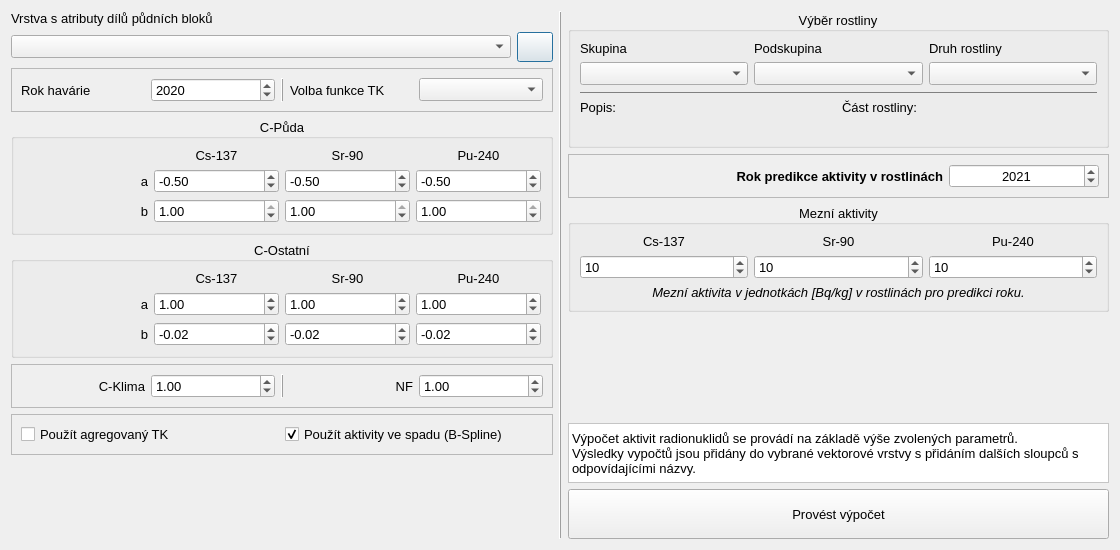
<?xml version="1.0" encoding="UTF-8"?>
<ui version="4.0">
 <class>softwareDialogBase</class>
 <widget class="QDialog" name="softwareDialogBase">
  <property name="geometry">
   <rect>
    <x>0</x>
    <y>0</y>
    <width>1120</width>
    <height>550</height>
   </rect>
  </property>
  <property name="sizePolicy">
   <sizepolicy hsizetype="MinimumExpanding" vsizetype="MinimumExpanding">
    <horstretch>0</horstretch>
    <verstretch>0</verstretch>
   </sizepolicy>
  </property>
  <property name="minimumSize">
   <size>
    <width>1120</width>
    <height>550</height>
   </size>
  </property>
  <property name="maximumSize">
   <size>
    <width>10000</width>
    <height>10000</height>
   </size>
  </property>
  <property name="font">
   <font>
    <pointsize>10</pointsize>
   </font>
  </property>
  <property name="windowTitle">
   <string>RadBio-JE - Predikce obsahu radionuklidů v rostlinách v okolí JE</string>
  </property>
  <layout class="QHBoxLayout" name="horizontalLayout">
   <item>
    <layout class="QVBoxLayout" name="VL_Levy">
     <item>
      <widget class="QLabel" name="Lbl_Vrstva">
       <property name="text">
        <string>Vrstva s atributy dílů půdních bloků</string>
       </property>
      </widget>
     </item>
     <item>
      <layout class="QHBoxLayout" name="HL_Vrstvy">
       <item>
        <widget class="QComboBox" name="cb_layers"/>
       </item>
       <item>
        <widget class="QPushButton" name="refreshLayers">
         <property name="sizePolicy">
          <sizepolicy hsizetype="Fixed" vsizetype="Fixed">
           <horstretch>0</horstretch>
           <verstretch>0</verstretch>
          </sizepolicy>
         </property>
         <property name="minimumSize">
          <size>
           <width>36</width>
           <height>30</height>
          </size>
         </property>
         <property name="maximumSize">
          <size>
           <width>36</width>
           <height>30</height>
          </size>
         </property>
         <property name="text">
          <string/>
         </property>
        </widget>
       </item>
      </layout>
     </item>
     <item>
      <widget class="QFrame" name="Frame1">
       <property name="frameShape">
        <enum>QFrame::StyledPanel</enum>
       </property>
       <property name="frameShadow">
        <enum>QFrame::Raised</enum>
       </property>
       <layout class="QHBoxLayout" name="horizontalLayout_3">
        <item>
         <widget class="QLabel" name="Lbl_Rok_havarie">
          <property name="text">
           <string>Rok havárie</string>
          </property>
         </widget>
        </item>
        <item>
         <widget class="QSpinBox" name="sb_rok_havarie">
          <property name="maximum">
           <number>5000</number>
          </property>
          <property name="value">
           <number>2020</number>
          </property>
         </widget>
        </item>
        <item>
         <widget class="Line" name="Vline1">
          <property name="frameShadow">
           <enum>QFrame::Raised</enum>
          </property>
          <property name="orientation">
           <enum>Qt::Vertical</enum>
          </property>
         </widget>
        </item>
        <item>
         <widget class="QLabel" name="Lbl_fce_tk">
          <property name="text">
           <string>Volba funkce TK</string>
          </property>
         </widget>
        </item>
        <item>
         <widget class="QComboBox" name="cb_funkce_tk"/>
        </item>
       </layout>
      </widget>
     </item>
     <item>
      <widget class="QGroupBox" name="GB_Cpuda">
       <property name="title">
        <string>C-Půda</string>
       </property>
       <property name="alignment">
        <set>Qt::AlignCenter</set>
       </property>
       <layout class="QGridLayout" name="gridLayout">
        <item row="3" column="0">
         <widget class="QLabel" name="Lbl_CPuda_b">
          <property name="text">
           <string>b</string>
          </property>
          <property name="alignment">
           <set>Qt::AlignRight|Qt::AlignTrailing|Qt::AlignVCenter</set>
          </property>
         </widget>
        </item>
        <item row="1" column="0">
         <widget class="QLabel" name="Lbl_Cpuda_a">
          <property name="text">
           <string>a</string>
          </property>
          <property name="alignment">
           <set>Qt::AlignRight|Qt::AlignTrailing|Qt::AlignVCenter</set>
          </property>
         </widget>
        </item>
        <item row="0" column="1">
         <widget class="QLabel" name="Lbl_Cpuda_Cs">
          <property name="text">
           <string>Cs-137</string>
          </property>
          <property name="alignment">
           <set>Qt::AlignCenter</set>
          </property>
         </widget>
        </item>
        <item row="0" column="2">
         <widget class="QLabel" name="Lbl_Cpuda_Sr">
          <property name="text">
           <string>Sr-90</string>
          </property>
          <property name="alignment">
           <set>Qt::AlignCenter</set>
          </property>
         </widget>
        </item>
        <item row="0" column="3">
         <widget class="QLabel" name="label_8Lbl_Cpuda_Pu">
          <property name="text">
           <string>Pu-240</string>
          </property>
          <property name="alignment">
           <set>Qt::AlignCenter</set>
          </property>
         </widget>
        </item>
        <item row="1" column="1">
         <widget class="QDoubleSpinBox" name="cpuda_cs_a">
          <property name="minimum">
           <double>-1.000000000000000</double>
          </property>
          <property name="maximum">
           <double>1.000000000000000</double>
          </property>
          <property name="singleStep">
           <double>0.100000000000000</double>
          </property>
          <property name="value">
           <double>-0.500000000000000</double>
          </property>
         </widget>
        </item>
        <item row="1" column="2">
         <widget class="QDoubleSpinBox" name="cpuda_sr_a">
          <property name="minimum">
           <double>-1.000000000000000</double>
          </property>
          <property name="maximum">
           <double>1.000000000000000</double>
          </property>
          <property name="singleStep">
           <double>0.100000000000000</double>
          </property>
          <property name="value">
           <double>-0.500000000000000</double>
          </property>
         </widget>
        </item>
        <item row="1" column="3">
         <widget class="QDoubleSpinBox" name="cpuda_pu_a">
          <property name="minimum">
           <double>-1.000000000000000</double>
          </property>
          <property name="maximum">
           <double>1.000000000000000</double>
          </property>
          <property name="singleStep">
           <double>0.100000000000000</double>
          </property>
          <property name="value">
           <double>-0.500000000000000</double>
          </property>
         </widget>
        </item>
        <item row="3" column="1">
         <widget class="QDoubleSpinBox" name="cpuda_cs_b">
          <property name="minimum">
           <double>0.000000000000000</double>
          </property>
          <property name="maximum">
           <double>1.000000000000000</double>
          </property>
          <property name="singleStep">
           <double>0.100000000000000</double>
          </property>
          <property name="value">
           <double>1.000000000000000</double>
          </property>
         </widget>
        </item>
        <item row="3" column="2">
         <widget class="QDoubleSpinBox" name="cpuda_sr_b">
          <property name="maximum">
           <double>1.000000000000000</double>
          </property>
          <property name="singleStep">
           <double>0.100000000000000</double>
          </property>
          <property name="value">
           <double>1.000000000000000</double>
          </property>
         </widget>
        </item>
        <item row="3" column="3">
         <widget class="QDoubleSpinBox" name="cpuda_pu_b">
          <property name="maximum">
           <double>1.000000000000000</double>
          </property>
          <property name="singleStep">
           <double>0.100000000000000</double>
          </property>
          <property name="value">
           <double>1.000000000000000</double>
          </property>
         </widget>
        </item>
       </layout>
      </widget>
     </item>
     <item>
      <widget class="QGroupBox" name="GB_COstatni">
       <property name="title">
        <string>C-Ostatní</string>
       </property>
       <property name="alignment">
        <set>Qt::AlignCenter</set>
       </property>
       <layout class="QGridLayout" name="gridLayout_2">
        <item row="2" column="0">
         <widget class="QLabel" name="Lbl_Costatni_b">
          <property name="text">
           <string>b</string>
          </property>
          <property name="alignment">
           <set>Qt::AlignRight|Qt::AlignTrailing|Qt::AlignVCenter</set>
          </property>
         </widget>
        </item>
        <item row="1" column="0">
         <widget class="QLabel" name="Lbl_Costatni_a">
          <property name="text">
           <string>a</string>
          </property>
          <property name="alignment">
           <set>Qt::AlignRight|Qt::AlignTrailing|Qt::AlignVCenter</set>
          </property>
         </widget>
        </item>
        <item row="0" column="1">
         <widget class="QLabel" name="Lbl_Costatni_Cs">
          <property name="text">
           <string>Cs-137</string>
          </property>
          <property name="alignment">
           <set>Qt::AlignCenter</set>
          </property>
         </widget>
        </item>
        <item row="0" column="2">
         <widget class="QLabel" name="Lbl_Costatni_Sr">
          <property name="text">
           <string>Sr-90</string>
          </property>
          <property name="alignment">
           <set>Qt::AlignCenter</set>
          </property>
         </widget>
        </item>
        <item row="0" column="3">
         <widget class="QLabel" name="Lbl_Costatni_Pu">
          <property name="text">
           <string>Pu-240</string>
          </property>
          <property name="alignment">
           <set>Qt::AlignCenter</set>
          </property>
         </widget>
        </item>
        <item row="1" column="1">
         <widget class="QDoubleSpinBox" name="costatni_cs_a">
          <property name="maximum">
           <double>100.000000000000000</double>
          </property>
          <property name="singleStep">
           <double>0.100000000000000</double>
          </property>
          <property name="value">
           <double>1.000000000000000</double>
          </property>
         </widget>
        </item>
        <item row="1" column="2">
         <widget class="QDoubleSpinBox" name="costatni_sr_a">
          <property name="maximum">
           <double>100.000000000000000</double>
          </property>
          <property name="singleStep">
           <double>0.100000000000000</double>
          </property>
          <property name="value">
           <double>1.000000000000000</double>
          </property>
         </widget>
        </item>
        <item row="1" column="3">
         <widget class="QDoubleSpinBox" name="costatni_pu_a">
          <property name="maximum">
           <double>100.000000000000000</double>
          </property>
          <property name="singleStep">
           <double>0.100000000000000</double>
          </property>
          <property name="value">
           <double>1.000000000000000</double>
          </property>
         </widget>
        </item>
        <item row="2" column="1">
         <widget class="QDoubleSpinBox" name="costatni_cs_b">
          <property name="minimum">
           <double>-100.000000000000000</double>
          </property>
          <property name="maximum">
           <double>100.000000000000000</double>
          </property>
          <property name="singleStep">
           <double>0.100000000000000</double>
          </property>
          <property name="value">
           <double>-0.020000000000000</double>
          </property>
         </widget>
        </item>
        <item row="2" column="2">
         <widget class="QDoubleSpinBox" name="costatni_sr_b">
          <property name="minimum">
           <double>-100.000000000000000</double>
          </property>
          <property name="maximum">
           <double>100.000000000000000</double>
          </property>
          <property name="singleStep">
           <double>0.100000000000000</double>
          </property>
          <property name="value">
           <double>-0.020000000000000</double>
          </property>
         </widget>
        </item>
        <item row="2" column="3">
         <widget class="QDoubleSpinBox" name="costatni_pu_b">
          <property name="minimum">
           <double>-100.000000000000000</double>
          </property>
          <property name="maximum">
           <double>100.000000000000000</double>
          </property>
          <property name="singleStep">
           <double>0.100000000000000</double>
          </property>
          <property name="value">
           <double>-0.020000000000000</double>
          </property>
         </widget>
        </item>
       </layout>
      </widget>
     </item>
     <item>
      <widget class="QFrame" name="Frame4">
       <property name="frameShape">
        <enum>QFrame::StyledPanel</enum>
       </property>
       <property name="frameShadow">
        <enum>QFrame::Raised</enum>
       </property>
       <layout class="QHBoxLayout" name="HL_DalsiVolby">
        <item>
         <widget class="QLabel" name="Lbl_CKlima">
          <property name="frameShadow">
           <enum>QFrame::Sunken</enum>
          </property>
          <property name="text">
           <string>C-Klima</string>
          </property>
          <property name="alignment">
           <set>Qt::AlignRight|Qt::AlignTrailing|Qt::AlignVCenter</set>
          </property>
         </widget>
        </item>
        <item>
         <widget class="QDoubleSpinBox" name="sb_c_klima">
          <property name="maximum">
           <double>100.000000000000000</double>
          </property>
          <property name="singleStep">
           <double>0.100000000000000</double>
          </property>
          <property name="value">
           <double>1.000000000000000</double>
          </property>
         </widget>
        </item>
        <item>
         <widget class="Line" name="VLine2">
          <property name="frameShadow">
           <enum>QFrame::Raised</enum>
          </property>
          <property name="orientation">
           <enum>Qt::Vertical</enum>
          </property>
         </widget>
        </item>
        <item>
         <widget class="QLabel" name="Lbl_NF">
          <property name="text">
           <string>NF</string>
          </property>
          <property name="alignment">
           <set>Qt::AlignRight|Qt::AlignTrailing|Qt::AlignVCenter</set>
          </property>
         </widget>
        </item>
        <item>
         <widget class="QDoubleSpinBox" name="sb_nasobichi_faktor">
          <property name="maximum">
           <double>100.000000000000000</double>
          </property>
          <property name="singleStep">
           <double>0.100000000000000</double>
          </property>
          <property name="value">
           <double>1.000000000000000</double>
          </property>
         </widget>
        </item>
       </layout>
      </widget>
     </item>
     <item>
      <widget class="QFrame" name="Frame2">
       <property name="frameShape">
        <enum>QFrame::StyledPanel</enum>
       </property>
       <property name="frameShadow">
        <enum>QFrame::Raised</enum>
       </property>
       <layout class="QHBoxLayout" name="horizontalLayout_5">
        <item>
         <widget class="QCheckBox" name="TK_agregovany">
          <property name="text">
           <string>Použít agregovaný TK</string>
          </property>
         </widget>
        </item>
        <item>
         <widget class="QCheckBox" name="activita_ve_spadu">
          <property name="text">
           <string>Použít aktivity ve spadu (B-Spline)</string>
          </property>
          <property name="checked">
           <bool>true</bool>
          </property>
         </widget>
        </item>
       </layout>
      </widget>
     </item>
     <item>
      <spacer name="verticalSpacer">
       <property name="orientation">
        <enum>Qt::Vertical</enum>
       </property>
       <property name="sizeHint" stdset="0">
        <size>
         <width>20</width>
         <height>40</height>
        </size>
       </property>
      </spacer>
     </item>
    </layout>
   </item>
   <item>
    <widget class="Line" name="VLine_Hlavni">
     <property name="frameShadow">
      <enum>QFrame::Raised</enum>
     </property>
     <property name="orientation">
      <enum>Qt::Vertical</enum>
     </property>
    </widget>
   </item>
   <item>
    <layout class="QVBoxLayout" name="VL_Pravy">
     <item>
      <widget class="QGroupBox" name="GB_VyberRostliny">
       <property name="font">
        <font>
         <pointsize>10</pointsize>
         <bold>false</bold>
        </font>
       </property>
       <property name="title">
        <string>Výběr rostliny</string>
       </property>
       <property name="alignment">
        <set>Qt::AlignCenter</set>
       </property>
       <layout class="QVBoxLayout" name="verticalLayout_8">
        <item>
         <layout class="QHBoxLayout" name="HL_Skupiny">
          <item>
           <layout class="QVBoxLayout" name="VL_Skupina">
            <item>
             <widget class="QLabel" name="Lbl_Skupina">
              <property name="text">
               <string>Skupina</string>
              </property>
             </widget>
            </item>
            <item>
             <widget class="QComboBox" name="comboSkupina"/>
            </item>
           </layout>
          </item>
          <item>
           <layout class="QVBoxLayout" name="VL_Podskupina">
            <item>
             <widget class="QLabel" name="Lbl_Podskupina">
              <property name="text">
               <string>Podskupina</string>
              </property>
             </widget>
            </item>
            <item>
             <widget class="QComboBox" name="comboPodskupina"/>
            </item>
           </layout>
          </item>
          <item>
           <layout class="QVBoxLayout" name="VL_Druh">
            <item>
             <widget class="QLabel" name="Lbl_Druh">
              <property name="text">
               <string>Druh rostliny</string>
              </property>
             </widget>
            </item>
            <item>
             <widget class="QComboBox" name="comboDruh"/>
            </item>
           </layout>
          </item>
         </layout>
        </item>
        <item>
         <widget class="Line" name="line">
          <property name="styleSheet">
           <string notr="true">color: gray;</string>
          </property>
          <property name="frameShadow">
           <enum>QFrame::Plain</enum>
          </property>
          <property name="orientation">
           <enum>Qt::Horizontal</enum>
          </property>
         </widget>
        </item>
        <item>
         <layout class="QHBoxLayout" name="HL_Info">
          <item>
           <layout class="QVBoxLayout" name="VL_Popis">
            <item>
             <widget class="QLabel" name="Lbl_Popis">
              <property name="text">
               <string>Popis:</string>
              </property>
             </widget>
            </item>
            <item>
             <widget class="QLabel" name="popis">
              <property name="font">
               <font>
                <pointsize>10</pointsize>
                <italic>true</italic>
                <bold>false</bold>
               </font>
              </property>
              <property name="frameShape">
               <enum>QFrame::NoFrame</enum>
              </property>
              <property name="text">
               <string/>
              </property>
              <property name="wordWrap">
               <bool>true</bool>
              </property>
              <property name="margin">
               <number>3</number>
              </property>
             </widget>
            </item>
           </layout>
          </item>
          <item>
           <layout class="QVBoxLayout" name="VL_CastRostliny">
            <item>
             <widget class="QLabel" name="Lbl_CastRostliny">
              <property name="text">
               <string>Část rostliny:</string>
              </property>
             </widget>
            </item>
            <item>
             <widget class="QLabel" name="cast">
              <property name="font">
               <font>
                <pointsize>10</pointsize>
                <italic>true</italic>
                <bold>false</bold>
               </font>
              </property>
              <property name="frameShape">
               <enum>QFrame::NoFrame</enum>
              </property>
              <property name="text">
               <string/>
              </property>
              <property name="wordWrap">
               <bool>true</bool>
              </property>
              <property name="margin">
               <number>3</number>
              </property>
             </widget>
            </item>
           </layout>
          </item>
         </layout>
        </item>
       </layout>
      </widget>
     </item>
     <item>
      <widget class="QFrame" name="Frame3">
       <property name="frameShape">
        <enum>QFrame::StyledPanel</enum>
       </property>
       <property name="frameShadow">
        <enum>QFrame::Raised</enum>
       </property>
       <layout class="QHBoxLayout" name="HL_RokPredikc">
        <item>
         <widget class="QLabel" name="Lbl_RokPredikce">
          <property name="maximumSize">
           <size>
            <width>10000</width>
            <height>16777215</height>
           </size>
          </property>
          <property name="font">
           <font>
            <pointsize>10</pointsize>
            <bold>true</bold>
           </font>
          </property>
          <property name="text">
           <string>Rok predikce aktivity v rostlinách</string>
          </property>
          <property name="alignment">
           <set>Qt::AlignRight|Qt::AlignTrailing|Qt::AlignVCenter</set>
          </property>
         </widget>
        </item>
        <item>
         <widget class="QSpinBox" name="sb_rok_predikce">
          <property name="maximumSize">
           <size>
            <width>150</width>
            <height>16777215</height>
           </size>
          </property>
          <property name="alignment">
           <set>Qt::AlignCenter</set>
          </property>
          <property name="maximum">
           <number>5000</number>
          </property>
          <property name="value">
           <number>2021</number>
          </property>
         </widget>
        </item>
       </layout>
      </widget>
     </item>
     <item>
      <widget class="QGroupBox" name="GB_MezniAktivity">
       <property name="title">
        <string>Mezní aktivity</string>
       </property>
       <property name="alignment">
        <set>Qt::AlignCenter</set>
       </property>
       <layout class="QVBoxLayout" name="verticalLayout_11">
        <item>
         <layout class="QGridLayout" name="GL_Aktivity">
          <item row="0" column="1">
           <widget class="QLabel" name="Lbl_Aktivity_Sr">
            <property name="text">
             <string>Sr-90</string>
            </property>
            <property name="alignment">
             <set>Qt::AlignCenter</set>
            </property>
           </widget>
          </item>
          <item row="0" column="0">
           <widget class="QLabel" name="Lbl_Aktivity_Cs">
            <property name="text">
             <string>Cs-137</string>
            </property>
            <property name="alignment">
             <set>Qt::AlignCenter</set>
            </property>
           </widget>
          </item>
          <item row="2" column="1">
           <widget class="QSpinBox" name="sb_sr">
            <property name="sizePolicy">
             <sizepolicy hsizetype="Minimum" vsizetype="Preferred">
              <horstretch>0</horstretch>
              <verstretch>0</verstretch>
             </sizepolicy>
            </property>
            <property name="minimumSize">
             <size>
              <width>0</width>
              <height>20</height>
             </size>
            </property>
            <property name="maximum">
             <number>1000000000</number>
            </property>
            <property name="singleStep">
             <number>1</number>
            </property>
            <property name="value">
             <number>10</number>
            </property>
           </widget>
          </item>
          <item row="2" column="0">
           <widget class="QSpinBox" name="sb_cs">
            <property name="sizePolicy">
             <sizepolicy hsizetype="Minimum" vsizetype="Preferred">
              <horstretch>0</horstretch>
              <verstretch>0</verstretch>
             </sizepolicy>
            </property>
            <property name="minimumSize">
             <size>
              <width>0</width>
              <height>20</height>
             </size>
            </property>
            <property name="maximum">
             <number>1000000000</number>
            </property>
            <property name="singleStep">
             <number>1</number>
            </property>
            <property name="value">
             <number>10</number>
            </property>
           </widget>
          </item>
          <item row="0" column="2">
           <widget class="QLabel" name="Lbl_Aktivity_Pu">
            <property name="text">
             <string>Pu-240</string>
            </property>
            <property name="alignment">
             <set>Qt::AlignCenter</set>
            </property>
           </widget>
          </item>
          <item row="2" column="2">
           <widget class="QSpinBox" name="sb_pu">
            <property name="sizePolicy">
             <sizepolicy hsizetype="Minimum" vsizetype="Preferred">
              <horstretch>0</horstretch>
              <verstretch>0</verstretch>
             </sizepolicy>
            </property>
            <property name="minimumSize">
             <size>
              <width>0</width>
              <height>20</height>
             </size>
            </property>
            <property name="maximum">
             <number>1000000000</number>
            </property>
            <property name="singleStep">
             <number>1</number>
            </property>
            <property name="value">
             <number>10</number>
            </property>
           </widget>
          </item>
         </layout>
        </item>
        <item>
         <widget class="QLabel" name="label">
          <property name="font">
           <font>
            <pointsize>10</pointsize>
            <italic>true</italic>
           </font>
          </property>
          <property name="styleSheet">
           <string notr="true"/>
          </property>
          <property name="frameShape">
           <enum>QFrame::NoFrame</enum>
          </property>
          <property name="frameShadow">
           <enum>QFrame::Raised</enum>
          </property>
          <property name="text">
           <string>Mezní aktivita v jednotkách [Bq/kg] v rostlinách pro predikci roku.</string>
          </property>
          <property name="alignment">
           <set>Qt::AlignCenter</set>
          </property>
          <property name="wordWrap">
           <bool>true</bool>
          </property>
         </widget>
        </item>
       </layout>
      </widget>
     </item>
     <item>
      <spacer name="verticalSpacer_2">
       <property name="orientation">
        <enum>Qt::Vertical</enum>
       </property>
       <property name="sizeHint" stdset="0">
        <size>
         <width>20</width>
         <height>40</height>
        </size>
       </property>
      </spacer>
     </item>
     <item>
      <widget class="QLabel" name="label_2">
       <property name="sizePolicy">
        <sizepolicy hsizetype="Preferred" vsizetype="Preferred">
         <horstretch>0</horstretch>
         <verstretch>0</verstretch>
        </sizepolicy>
       </property>
       <property name="minimumSize">
        <size>
         <width>0</width>
         <height>60</height>
        </size>
       </property>
       <property name="font">
        <font>
         <pointsize>10</pointsize>
        </font>
       </property>
       <property name="autoFillBackground">
        <bool>false</bool>
       </property>
       <property name="styleSheet">
        <string notr="true">background-color: white;</string>
       </property>
       <property name="frameShape">
        <enum>QFrame::StyledPanel</enum>
       </property>
       <property name="frameShadow">
        <enum>QFrame::Raised</enum>
       </property>
       <property name="text">
        <string>Výpočet aktivit radionuklidů se provádí na základě výše zvolených parametrů.
Výsledky vypočtů jsou přidány do vybrané vektorové vrstvy s přidáním dalších sloupců s odpovídajícími názvy.</string>
       </property>
       <property name="textFormat">
        <enum>Qt::PlainText</enum>
       </property>
       <property name="scaledContents">
        <bool>false</bool>
       </property>
       <property name="wordWrap">
        <bool>true</bool>
       </property>
      </widget>
     </item>
     <item>
      <widget class="QPushButton" name="mainButton">
       <property name="sizePolicy">
        <sizepolicy hsizetype="Minimum" vsizetype="Expanding">
         <horstretch>0</horstretch>
         <verstretch>0</verstretch>
        </sizepolicy>
       </property>
       <property name="minimumSize">
        <size>
         <width>0</width>
         <height>45</height>
        </size>
       </property>
       <property name="maximumSize">
        <size>
         <width>16777215</width>
         <height>50</height>
        </size>
       </property>
       <property name="styleSheet">
        <string notr="true"/>
       </property>
       <property name="text">
        <string>Provést výpočet</string>
       </property>
      </widget>
     </item>
    </layout>
   </item>
  </layout>
 </widget>
 <resources/>
 <connections/>
</ui>
